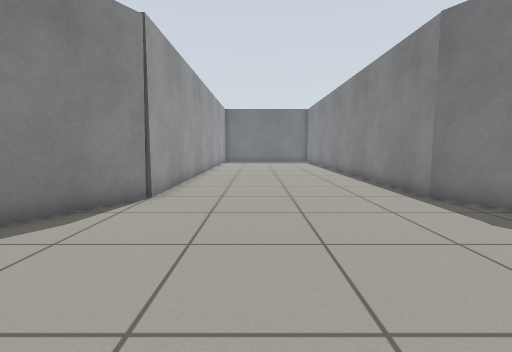
view 1 (above)

16 first-person views from a walk through a world built for the Gazebo simulator. The camera is 0.72 m above the floor, tilts 6° down and sees 85° across. The floor is counted in squares, 0.5 m on a side. Each view is taken from the middle of a square. On the plan, view 1 faces up. The plan holds only what a view shows up to about 14 squares ahead; the rest is blank. The place goes on beyond the plan.

view 2
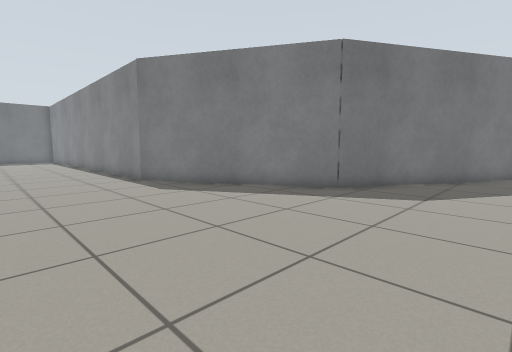

view 3
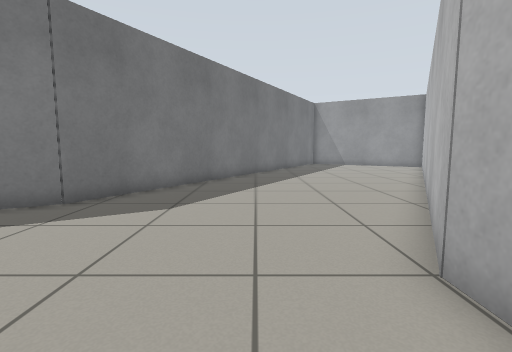

view 4
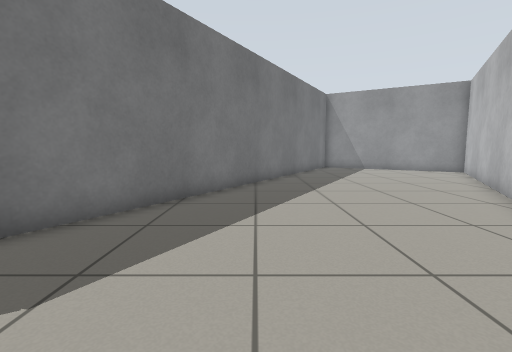

view 5
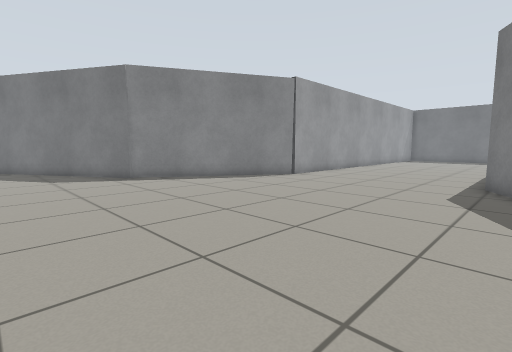

view 6
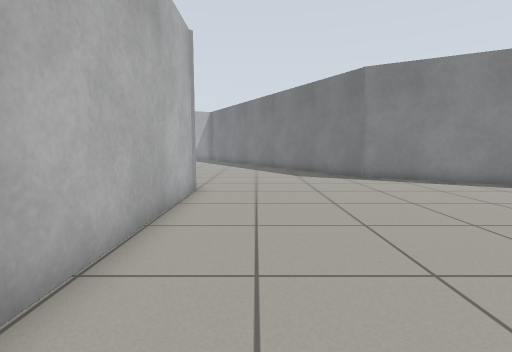

view 7
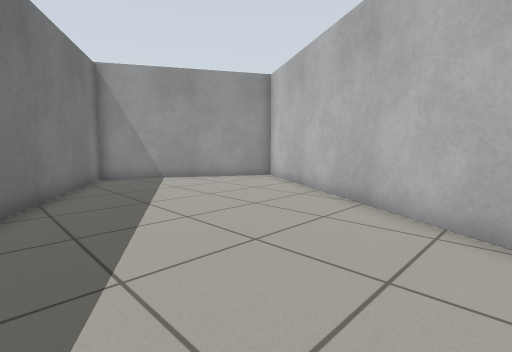

view 8
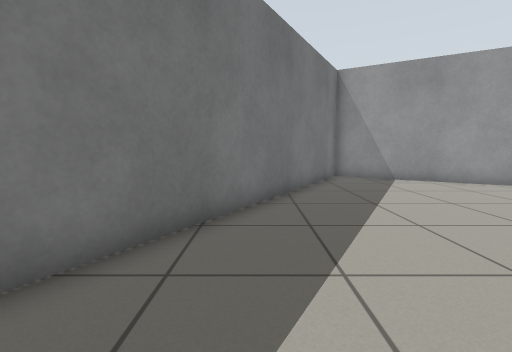

view 9
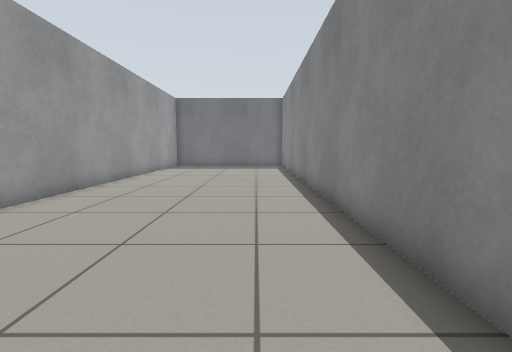

view 10
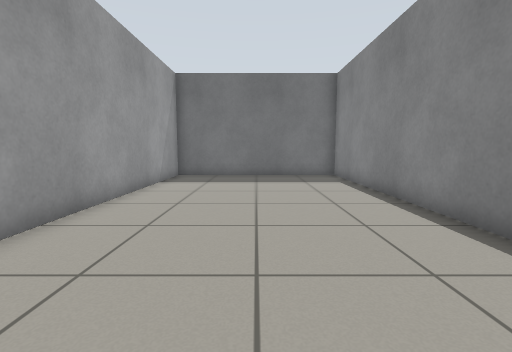

view 11
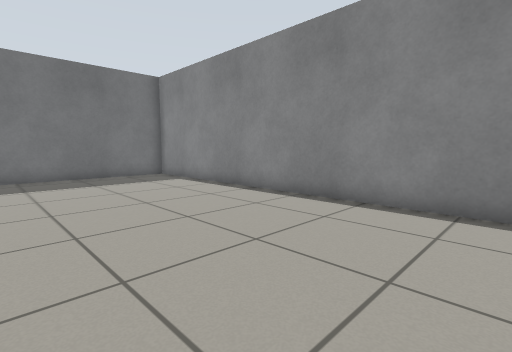

view 12
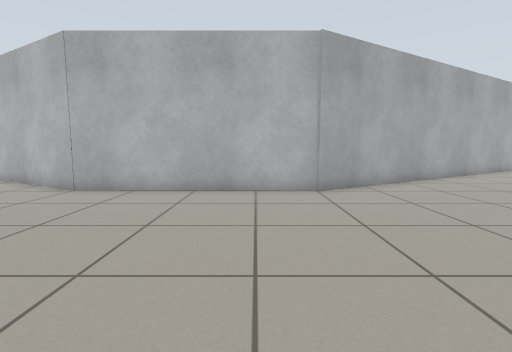

view 13
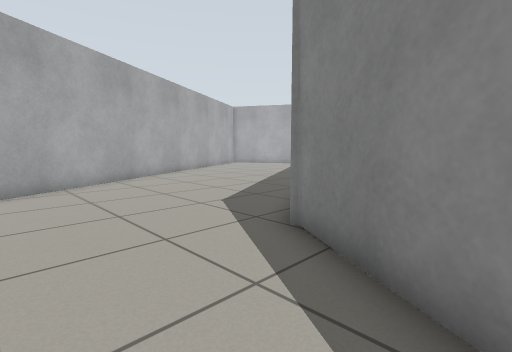

view 14
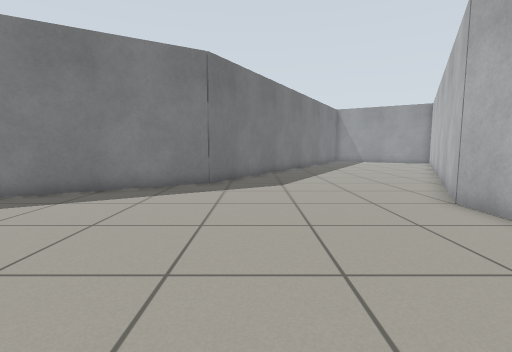

view 15
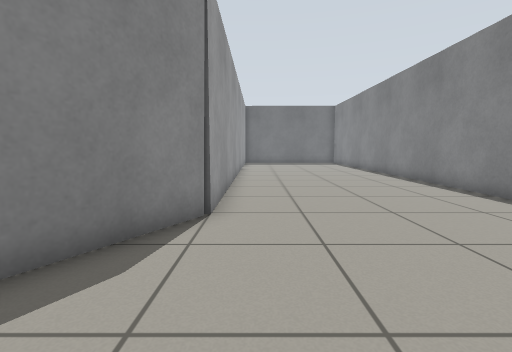

view 16
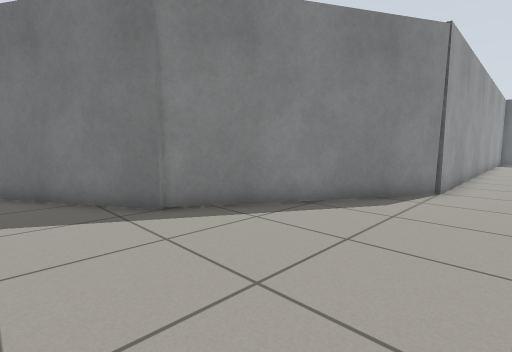

### Floor plan
Points are (right, up) in squares from view 1. A wall is a line through its corners. A room is listed if a view was taken in it or the views show most of it. See-through windows are left out.
Room 1 (views 1, 2, 3, 4, 5, 6, 7, 8, 9, 10, 11, 12, 13, 14, 15, 16)
walls: (-6.9, 1) (-10.6, -1.2); (-10.5, -10.3) (-3.2, -6) (5, -6.1) (21.3, -15.5); (21.6, -15.6) (25.5, -8.8) (8.9, 0.8) (4.9, 7.7) (5, 27) (-2.9, 27) (-3, 7.9) (-7.1, 0.9)

Positions as (right, up) in squares from view 1, and headings:
1: (0, 0), facing up
2: (0, -4), facing up-right
3: (2, -4), facing right
4: (6, -4), facing right
5: (6, -4), facing up-left
6: (6, -4), facing left
7: (12, -5), facing down-right
8: (12, -5), facing right
9: (3, 6), facing up
10: (1, 13), facing up
11: (-2, 13), facing up-right
12: (-1, 3), facing down
13: (-3, 4), facing down-left
14: (-2, -1), facing right
15: (-2, 2), facing up
16: (-1, -2), facing up-left
